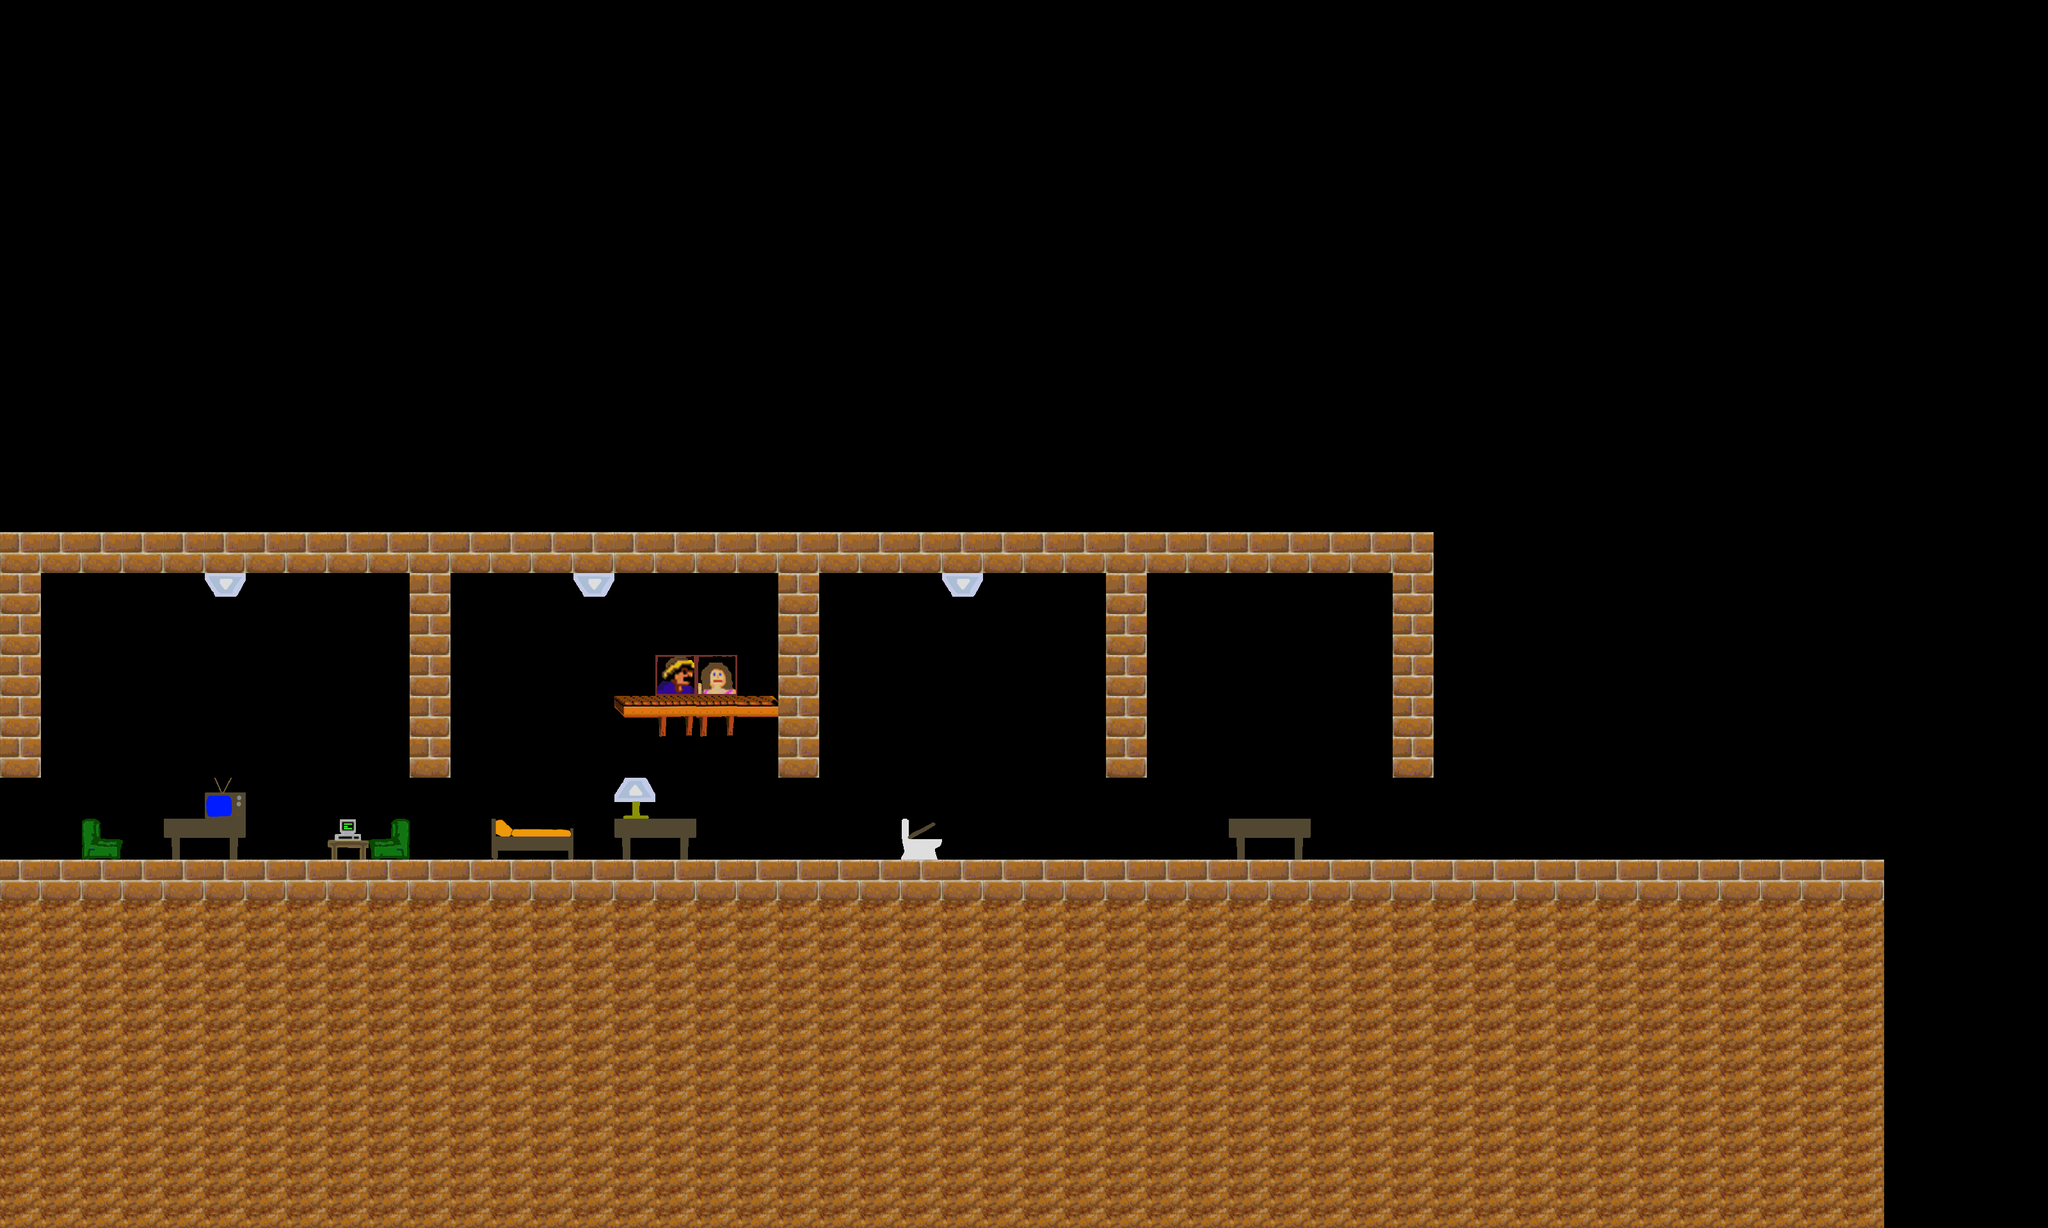

This is a level from a 2D game, rendered from its Tiled map with the project's own tilesets. A one-line summary and the map file follow, with tile-layer data summarised:
An orthogonal 50x30 tile map with 64x64 px tiles, 1 tile layer (Tile Layer 1), 5 tilesets and 28 objects (2x blue, 2x red, passaro, mascara, player_spawn, ...).

<map version="1.10" tiledversion="1.12.1" orientation="orthogonal" renderorder="right-down" width="50" height="30" tilewidth="64" tileheight="64" infinite="0" nextlayerid="17" nextobjectid="73">
 <tileset firstgid="1" source="Tiles64.tsx" />
 <tileset firstgid="257" name="Tiles64" tilewidth="64" tileheight="64" tilecount="256" columns="16">
  <image source="Tiles64.png" width="1024" height="1024" />
 </tileset>
 <tileset firstgid="513" name="porta_tramela_azul" tilewidth="64" tileheight="64" tilecount="2" columns="1">
  <image source="../doors/porta_tramela_azul.png" width="64" height="128" />
 </tileset>
 <tileset firstgid="515" name="porta_tramela_verde" tilewidth="64" tileheight="64" tilecount="2" columns="1">
  <image source="../doors/porta_tramela_verde.png" width="64" height="128" />
 </tileset>
 <tileset firstgid="517" name="porta_tramela_vermelha" tilewidth="64" tileheight="64" tilecount="2" columns="1">
  <image source="../doors/porta_tramela_vermelha.png" width="64" height="128" />
 </tileset>
 <objectgroup id="3" name="enemy_spawn_layer">
  <object id="3" name="passaro" x="514" y="961" width="62" height="62" />
  <object id="11" name="mascara" x="1856" y="960" width="64" height="64" />
 </objectgroup>
 <objectgroup id="13" name="keys_layer">
  <object id="67" name="blue" x="1152" y="1024" width="64" height="64" />
  <object id="68" name="red" x="1792" y="896" width="64" height="64" />
 </objectgroup>
 <objectgroup id="5" name="coletaveis_layer">
  <object id="13" x="64" y="896" width="64" height="64" />
  <object id="14" x="128" y="896" width="64" height="64" />
  <object id="15" x="192" y="896" width="64" height="64" />
  <object id="61" x="1280" y="896" width="64" height="64" />
  <object id="62" x="1344" y="896" width="64" height="64" />
  <object id="63" x="1408" y="896" width="64" height="64" />
  <object id="64" x="1536" y="896" width="64" height="64" />
  <object id="65" x="1600" y="896" width="64" height="64" />
  <object id="66" x="1664" y="896" width="64" height="64" />
 </objectgroup>
 <objectgroup id="7" name="player_spawn">
  <object id="21" name="player_spawn" x="192" y="1280" width="64" height="64" />
 </objectgroup>
 <objectgroup id="15" name="doors_layer">
  <object id="70" name="green" x="0" y="1216" width="64" height="128" />
  <object id="71" name="blue" x="1216" y="1216" width="64" height="128" />
  <object id="72" name="red" x="2176" y="1216" width="64" height="128" />
 </objectgroup>
 <layer id="1" name="Tile Layer 1" width="50" height="30">
  <data>[1500 cells, 497 non-empty, 18 distinct tile ids]</data>
 </layer>
 <objectgroup id="9" name="collision_layer_top">
  <object id="26" x="64" y="832" width="2178" height="64" />
 </objectgroup>
 <objectgroup id="10" name="collision_layer_wall">
  <object id="35" x="0" y="832" width="64" height="384" />
  <object id="37" x="640" y="896" width="64" height="320" />
  <object id="39" x="1216" y="896" width="64" height="319.333" />
  <object id="40" x="1728" y="896" width="64" height="320" />
  <object id="42" x="2176" y="896" width="64" height="320" />
 </objectgroup>
 <objectgroup id="11" name="collision_layer_ground">
  <object id="43" x="0" y="1344" width="2942.97" height="5.5" />
  <object id="54" x="960.5" y="1088.5" width="255" height="19.5" />
  <object id="55" x="975.875" y="1109.63" width="239" height="12" />
  <object id="56" x="1028" y="1121" width="120" height="29.5" />
  <object id="59" x="962.909" y="1108.91" width="17.6364" height="10.1818" />
 </objectgroup>
</map>
